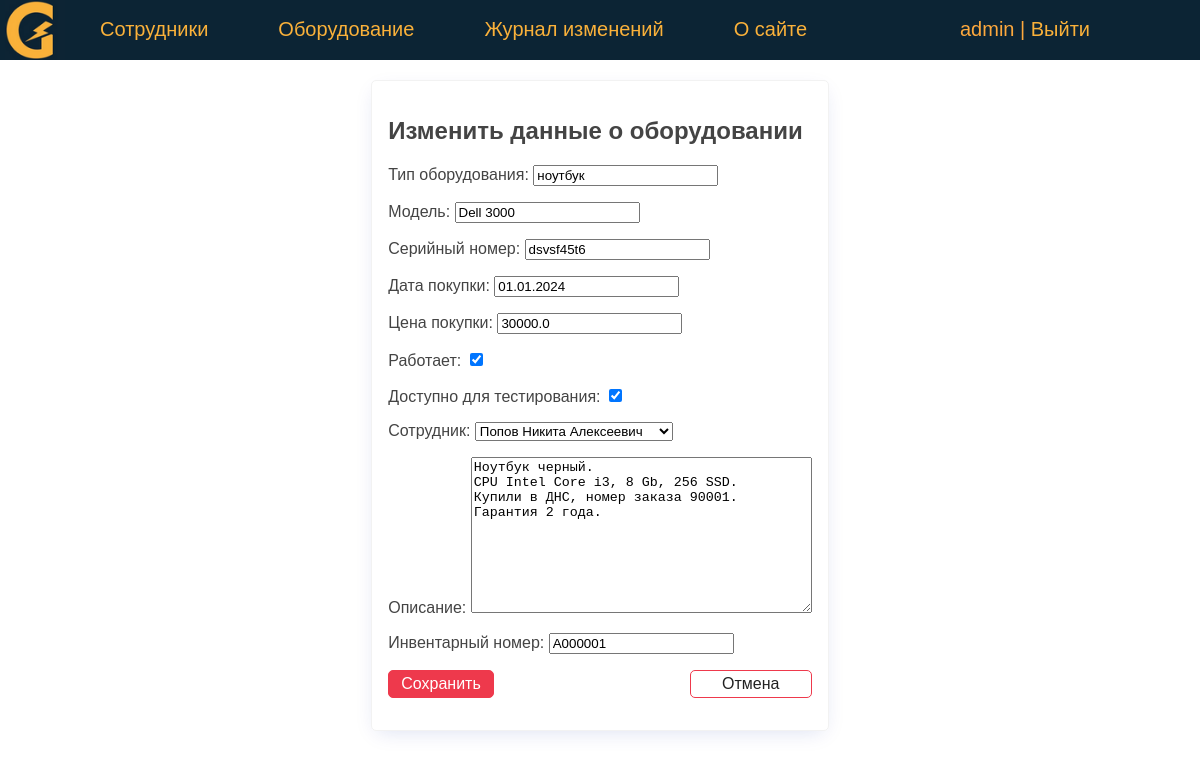
/equipment/13/update/ (signed in), run on an earlier commit of the app's database.
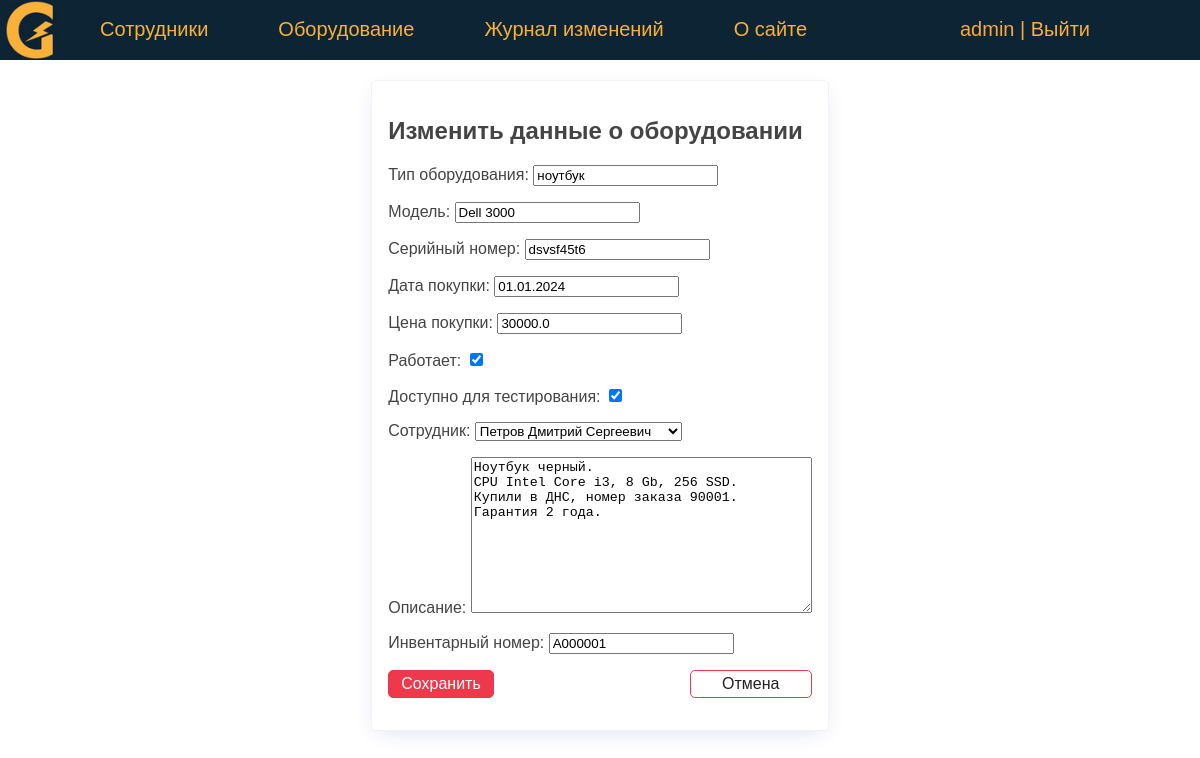
And on a later commit of the database.
### eqlog/models.py (models this page shows, shortened)
class Equipment(models.Model):
    type = models.CharField(verbose_name='Тип оборудования', max_length=50)
    model = models.CharField(verbose_name='Модель', max_length=50)
    serial_number = models.CharField(verbose_name='Серийный номер', max_length=50)
    id_number = models.CharField(verbose_name='Инвентарный номер', max_length=10, unique=True)
    sale_date = models.DateField(verbose_name='Дата покупки', default=date(2024, 1, 1))
    price = models.FloatField(verbose_name='Цена покупки', max_length=10)
    is_working = models.BooleanField(verbose_name='Работает', default=True)
    testing = models.BooleanField(verbose_name='Доступно для тестирования', default=False)
    description = models.TextField(verbose_name='Описание')
    created_at = models.DateTimeField(verbose_name='Дата создания', auto_now_add=True)
    updated_at = models.DateTimeField(verbose_name='Дата изменения', auto_now=True)
    person = models.ForeignKey('Person', on_delete=models.PROTECT, verbose_name='Сотрудник', related_name='get_equipments')
    slug = AutoSlugField(populate_from='id_number', max_length=255, unique=True, db_index=True)
    user = models.ForeignKey(User, verbose_name='Пользователь', on_delete=models.DO_NOTHING, null=True)
    objects = models.Manager()
    def get_absolute_url(self):
        return reverse('equipment', kwargs={'equip_slug': self.slug})
    class Meta:
        verbose_name = 'Оборудование'
        verbose_name_plural = 'Оборудование'
        ordering = ['type', 'model']

### eqlog/views.py (the view, shortened to what this page needs)
# urls.py: path('equipment/<int:pk>/update/', UpdateEquipment.as_view(), name='update_equipment'),
class UpdateEquipment(LoginRequiredMixin, DataMixin, UpdateView):
    model = Equipment
    form_class = AddEquipmentForm
    template_name = 'eqlog/update_equipment.html'
    context_object_name = 'eq'
    def get_context_data(self, **kwargs):
        context = super().get_context_data(**kwargs)
        c_def = self.get_user_context(title='Изменить данные о оборудовании')
        return {**context, **c_def}

### eqlog/forms.py
class AddEquipmentForm(forms.ModelForm):
    class Meta:
        model = Equipment
        fields = ['type', 'model', 'serial_number', 'sale_date', 'price', 'is_working', 'testing',
                  'person', 'description', 'id_number']
        widgets = {
                    "id_number": TextInput(attrs={"id": "in_number"}),
                }

### eqlog/models.py (called while the page is built)
    @property
    def fio(self):
        return f'{self.last_name} {self.first_name} {self.middle_name}'

    def __str__(self):
        return self.fio

### eqlog/utils.py (called while the page is built)
    def get_user_context(self, **kwargs):
        context = kwargs
        context['menu'] = menu
        return context

### eqlog/templates/eqlog/update_equipment.html (shortened to what this page needs)
{% extends 'eqlog/base.html' %}
{% block content %}
<div class="center">
    <form action="{% url 'update_equipment' eq.id %}" class="card" method="post" enctype="multipart/form-data">
        <h2> {{ title }} </h2>
        {{ form.as_p }}
        <p class="form-buttons">
            <input type="submit" class="btn btn-primary" value="Сохранить">
            <a href="{{ eq.get_absolute_url }}" class="btn btn-outline">Отмена</a>
        </p>
    </form>
</div>
{% endblock %}

What changed in the data, as far as the page shows it:
changed Equipment "ноутбук": person "Попов Никита Алексеевич" → "Петров Дмитрий Сергеевич"
